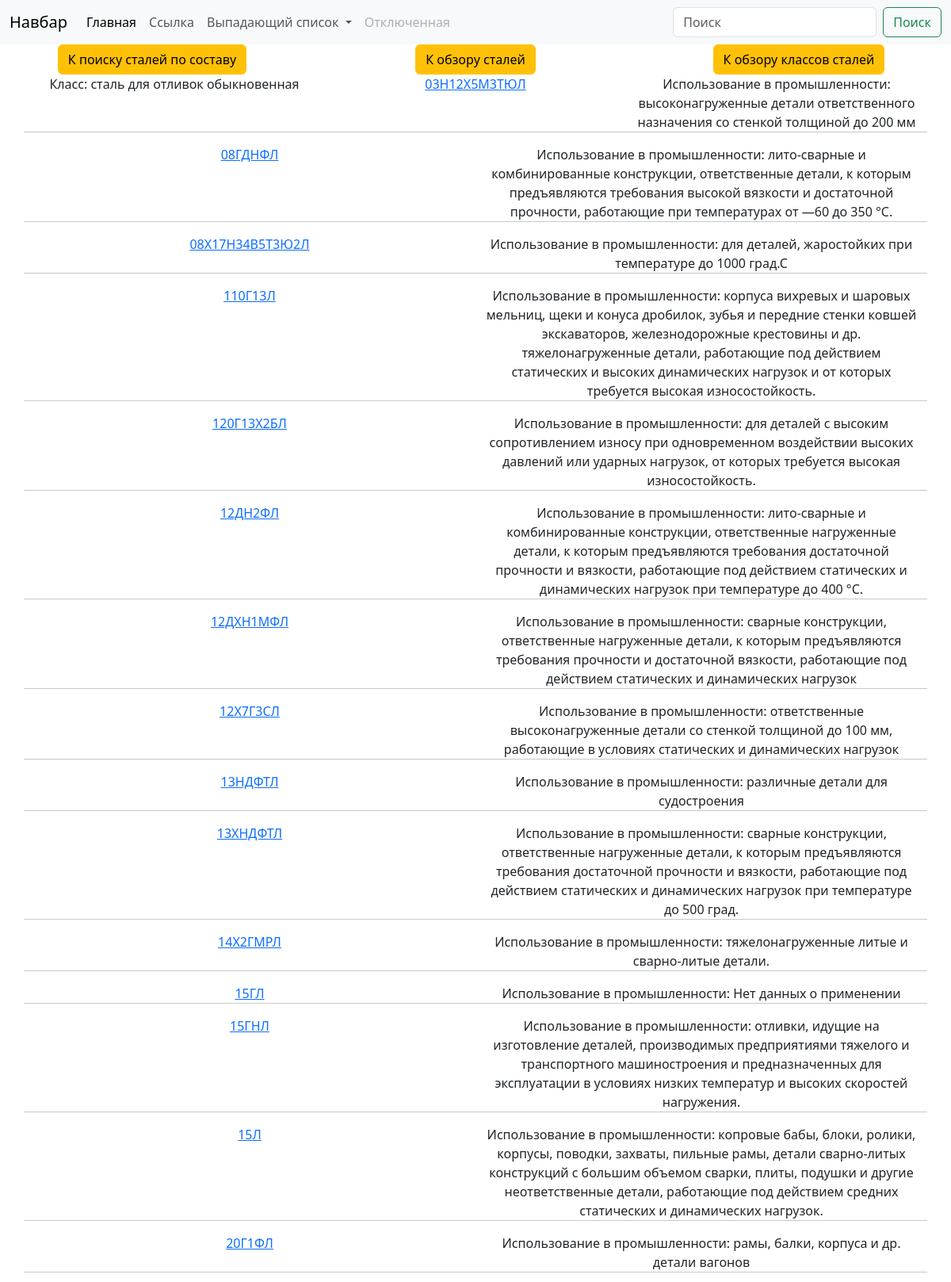
The app's page /metal/steel/steel_class/klass-stal-dlja-otlivok-obyknovennaja_78/ (upper part) with its own data.
### metal/models.py (models this page shows, shortened)
class Metal_class(models.Model):
    steel_class = models.CharField(max_length=50, unique=True, blank=True, null=True)
    slug = models.SlugField(max_length=100, unique=True, blank=True, null=True)

class Metal_info(models.Model):
    steel = models.CharField(max_length=50, blank=True, null=True)
    steel_info = models.TextField(blank=True, null=True)
    slug = models.SlugField(max_length=100, unique=True, blank=True, null=True)
    metals_class = models.ForeignKey(
        'Metal_class',
        blank=True,
        null=True,
        related_name='metals_info',
        on_delete=models.CASCADE)
    metals = models.OneToOneField(
        'Metal',
        on_delete=models.CASCADE,
        blank=True,
        null=True,
    )
    metalsearch = models.ForeignKey(
        'MetalSearch',
        blank=True,
        null=True,
        related_name='metals_info',
        on_delete=models.CASCADE)
    def get_absolute_url(self):
        return reverse('steel-slug-url', kwargs={'slug': self.slug})
    class Meta:
        ordering = ['steel']

### metal/views.py (the view)
# urls.py: path('steel/steel_class/<str:slug>/', Steel_class_slug.as_view(), name='steel-steel_class-slug-url'),
class Steel_class_slug(ForSlugMixin, View):
    model = Metal_class
    template = 'metal/steel_class_slug.html'

### metal/utils.py (called while the page is built)
    def get(self, request, slug):
        context={self.model.__name__.lower(): get_object_or_404(self.model, slug__iexact=slug)} # передаётся экземпляр класса
        return render(request, self.template, context=context)

### metal/templates/metal/steel_class_slug.html (shortened to what this page needs)
{% extends 'metal/base_metal.html' %}
{% block block_1 %}
    {% include 'metal/includes/buttons.html' %}
    <div class="container text-center">
        <div class="row">
            <div class="col">{{metal_class.steel_class}}</div>
            {% for steel in metal_class.metals_info.all %}
                <div class="col"><a href="{{ steel.get_absolute_url }}">{{steel.steel}}</a></div>
                <div class="col">{{steel.steel_info}}</div>
                <hr>
            {% endfor %}
        </div>
    </div>
{% endblock %}

### records on screen
Metal_class: steel_class "Класс: сталь для отливок обыкновенная"
Metal_info: steel "03Н12Х5М3ТЮЛ", steel_info "Использование в промышленности: высоконагруженные детали ответственного назначения со стенкой толщиной до 200 мм"
Metal_info: steel "08ГДНФЛ", steel_info "Использование в промышленности: лито-сварные и комбинированные конструкции, ответственные детали, к которым предъявляются требования высокой вязкости и достаточной прочности, работающие при температурах от —60 до 350 °С."
Metal_info: steel "08Х17Н34В5Т3Ю2Л", steel_info "Использование в промышленности: для деталей, жаростойких при температуре до 1000 град.С"
Metal_info: steel "110Г13Л", steel_info "Использование в промышленности: корпуса вихревых и шаровых мельниц, щеки и конуса дробилок, зубья и передние стенки ковшей экскаваторов, железнодорожные крестовины и др. тяжелонагруженные детали, работающие под действием статических и высоких динамических нагрузок и от которых требуется высокая износостойкость."
Metal_info: steel "120Г13Х2БЛ", steel_info "Использование в промышленности: для деталей с высоким сопротивлением износу при одновременном воздействии высоких давлений или ударных нагрузок, от которых требуется высокая износостойкость."
Metal_info: steel "12ДН2ФЛ", steel_info "Использование в промышленности: лито-сварные и комбинированные конструкции, ответственные нагруженные детали, к которым предъявляются требования достаточной прочности и вязкости, работающие под действием статических и динамических нагрузок при температуре до 400 °С."
Metal_info: steel "12ДХН1МФЛ", steel_info "Использование в промышленности: сварные конструкции, ответственные нагруженные детали, к которым предъявляются требования прочности и достаточной вязкости, работающие под действием статических и динамических нагрузок"
Metal_info: steel "12Х7Г3СЛ", steel_info "Использование в промышленности: ответственные высоконагруженные детали со стенкой толщиной до 100 мм, работающие в условиях статических и динамических нагрузок"
Metal_info: steel "13НДФТЛ", steel_info "Использование в промышленности: различные детали для судостроения"
Metal_info: steel "13ХНДФТЛ", steel_info "Использование в промышленности: сварные конструкции, ответственные нагруженные детали, к которым предъявляются требования достаточной прочности и вязкости, работающие под действием статических и динамических нагрузок при температуре до 500 град."
Metal_info: steel "14Х2ГМРЛ", steel_info "Использование в промышленности: тяжелонагруженные литые и сварно-литые детали."
Metal_info: steel "15ГЛ", steel_info "Использование в промышленности: Нет данных о применении"
Metal_info: steel "15ГНЛ", steel_info "Использование в промышленности: отливки, идущие на изготовление деталей, производимых предприятиями тяжелого и транспортного машиностроения и предназначенных для эксплуатации в условиях низких температур и высоких скоростей нагружения."
Metal_info: steel "15Л", steel_info "Использование в промышленности: копровые бабы, блоки, ролики, корпусы, поводки, захваты, пильные рамы, детали сварно-литых конструкций с большим объемом сварки, плиты, подушки и другие неответственные детали, работающие под действием средних статических и динамических нагрузок."
Metal_info: steel "20Г1ФЛ", steel_info "Использование в промышленности: рамы, балки, корпуса и др. детали вагонов"
